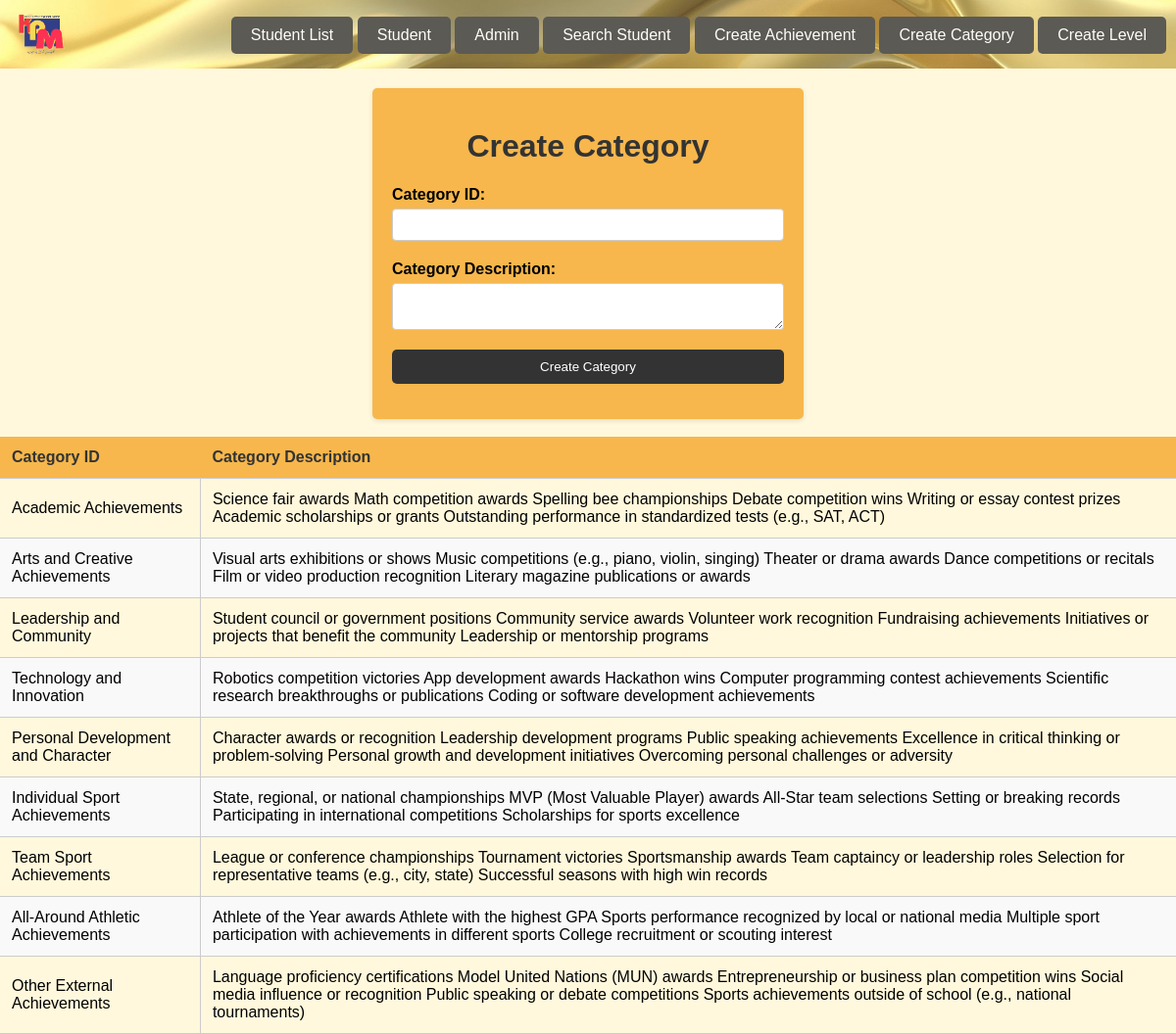
Screenshot of /create/category/ with the database file from the repository.
### subproject_sea/models.py (models this page shows, shortened)
class Category(models.Model):
    Categoryid = models.CharField(max_length = 6,primary_key = True)
    Categorydescription = models.TextField()

### subproject_sea/views.py (the view, shortened to what this page needs)
# urls.py: path('create/category/', views.create_category, name='create_category'),
def create_category(request):
    categories = Category.objects.all()
    return render(request, 'category_form.html', {'categories': categories})

### subproject_sea/templates/category_form.html (shortened to what this page needs)
{% load static %}
<body>
  <div class="navbar">
    <a href="{% url 'homepage' %}">
      <img src="{% static 'kpmb.gif' %}" class="logo">
    </a>
    <div class="button">
      <a href="{% url 'viewachievement' %}">Student List</a>
      <a href="{% url 'studentdata' %}">Student</a>
      <a href="{% url 'admindata' %}">Admin</a>
      <a href="{% url 'searchpage' %}">Search Student</a>
      <a href="{% url 'create_achievment' %}">Create Achievement</a>
      <a href="{% url 'create_category' %}">Create Category</a>
      <a href="{% url 'create_level' %}">Create Level</a>
    </div>
  </div>
  <div class="container">
    <h1>Create Category</h1>
    <form method="post" action="{% url 'create_category' %}">
      <div class="form-group">
        <label for="Categoryid">Category ID:</label>
        <input type="text" name="Categoryid" class="form-control" required>
      </div>
      <div class="form-group">
        <label for="Categorydescription">Category Description:</label>
        <textarea name="Categorydescription" class="form-control" required></textarea>
      </div>
      <button type="submit" class="btn btn-primary">Create Category</button>
    </form>
  </div>
<br>
  <table>
    <thead>
      <tr>
        <th>Category ID</th>
        <th>Category Description</th>
      </tr>
    </thead>
    <tbody>
      {% for category in categories %}
      <tr>
        <td>{{ category.Categoryid }}</td>
        <td>{{ category.Categorydescription }}</td>
      </tr>
      {% endfor %}
    </tbody>
  </table>
</body>

### rows the page displays
Category: Categoryid "Academic Achievements", Categorydescription "Science fair awards Math competition awards Spelling bee championships Debate competition wins Writing or essay contest prizes Academic scholarships or grants Outstanding performance in standardized tests (e.g., SAT, ACT)"
Category: Categoryid "Arts and Creative Achievements", Categorydescription "Visual arts exhibitions or shows Music competitions (e.g., piano, violin, singing) Theater or drama awards Dance competitions or recitals Film or video production recognition Literary magazine publications or awards"
Category: Categoryid "Leadership and Community", Categorydescription "Student council or government positions Community service awards Volunteer work recognition Fundraising achievements Initiatives or projects that benefit the community Leadership or mentorship programs"
Category: Categoryid "Technology and Innovation", Categorydescription "Robotics competition victories App development awards Hackathon wins Computer programming contest achievements Scientific research breakthroughs or publications Coding or software development achievements"
Category: Categoryid "Personal Development and Character", Categorydescription "Character awards or recognition Leadership development programs Public speaking achievements Excellence in critical thinking or problem-solving Personal growth and development initiatives Overcoming personal challenges or adversity"
Category: Categoryid "Individual Sport Achievements", Categorydescription "State, regional, or national championships MVP (Most Valuable Player) awards All-Star team selections Setting or breaking records Participating in international competitions Scholarships for sports excellence"
Category: Categoryid "Team Sport Achievements", Categorydescription "League or conference championships Tournament victories Sportsmanship awards Team captaincy or leadership roles Selection for representative teams (e.g., city, state) Successful seasons with high win records"
Category: Categoryid "All-Around Athletic Achievements", Categorydescription "Athlete of the Year awards Athlete with the highest GPA Sports performance recognized by local or national media Multiple sport participation with achievements in different sports College recruitment or scouting interest"
Category: Categoryid "Other External Achievements", Categorydescription "Language proficiency certifications Model United Nations (MUN) awards Entrepreneurship or business plan competition wins Social media influence or recognition Public speaking or debate competitions Sports achievements outside of school (e.g., national tournaments)"
